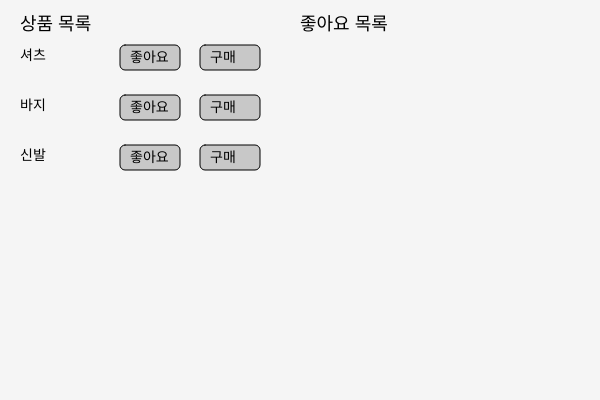
Frame 1 (no input)
Frame 60 (no input): identical to frame 1, image omitted
Frame 120 (the mouse pressed at the canvas centre since frame 60): identical to frame 1, image omitted

The p5.js sketch that drew this single still picture (run headless with seeded random() and noise() and a simulated clock; from frame 60 on, the mouse is pressed at the canvas centre):

// p5.js sketch
// ── sketch.js
let products = [
  { id: 1, name: "셔츠" },
  { id: 2, name: "바지" },
  { id: 3, name: "신발" }
];

let wishlist = [];
let purchasedList = [];

function setup() {
  createCanvas(600, 400);
  textSize(14);
}

function draw() {
  background(245);

  // 제목
  textSize(18);
  text("상품 목록", 20, 30);
  text("좋아요 목록", 300, 30);

  textSize(14);

  // 상품 목록 출력
  for (let i = 0; i < products.length; i++) {
    let y = 60 + i * 50;

    text(products[i].name, 20, y);

    // 좋아요 버튼
    drawButton(120, y - 15, "좋아요", () => {
      addToWishlist(products[i]);
    });

    // 구매 버튼
    drawButton(200, y - 15, "구매", () => {
      purchaseItem(products[i].id);
    });
  }

  // 좋아요 목록 출력
  for (let i = 0; i < wishlist.length; i++) {
    let item = wishlist[i];
    let y = 60 + i * 40;

    let label = item.purchased ? " (구매 완료)" : "";

    text(item.name + label, 300, y);
  }
}

// 좋아요 추가
function addToWishlist(product) {
  // 이미 있는지 체크
  let exists = wishlist.find(item => item.id === product.id);
  if (exists) return;

  let isPurchased = purchasedList.includes(product.id);

  wishlist.push({
    id: product.id,
    name: product.name,
    purchased: isPurchased
  });
}

// 구매 기능
function purchaseItem(id) {
  // 구매 리스트에 추가
  if (!purchasedList.includes(id)) {
    purchasedList.push(id);
  }

  // 좋아요 목록에서 제거
  wishlist = wishlist.filter(item => item.id !== id);
}

// 버튼 그리기
function drawButton(x, y, label, onClick) {
  fill(200);
  rect(x, y, 60, 25, 5);

  fill(0);
  text(label, x + 10, y + 17);

  // 클릭 감지
  if (mouseIsPressed &&
      mouseX > x && mouseX < x + 60 &&
      mouseY > y && mouseY < y + 25) {
    onClick();
  }
}
